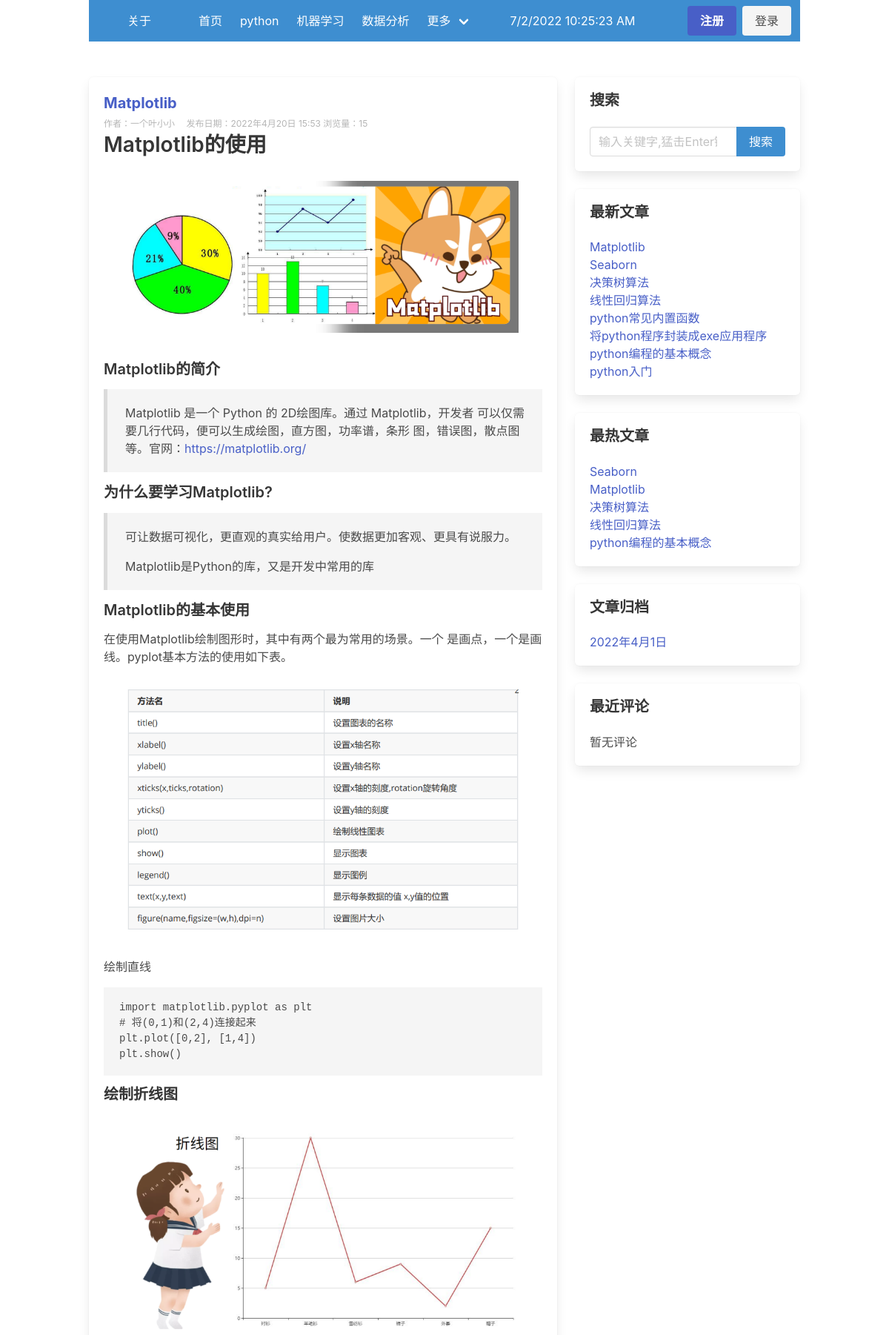
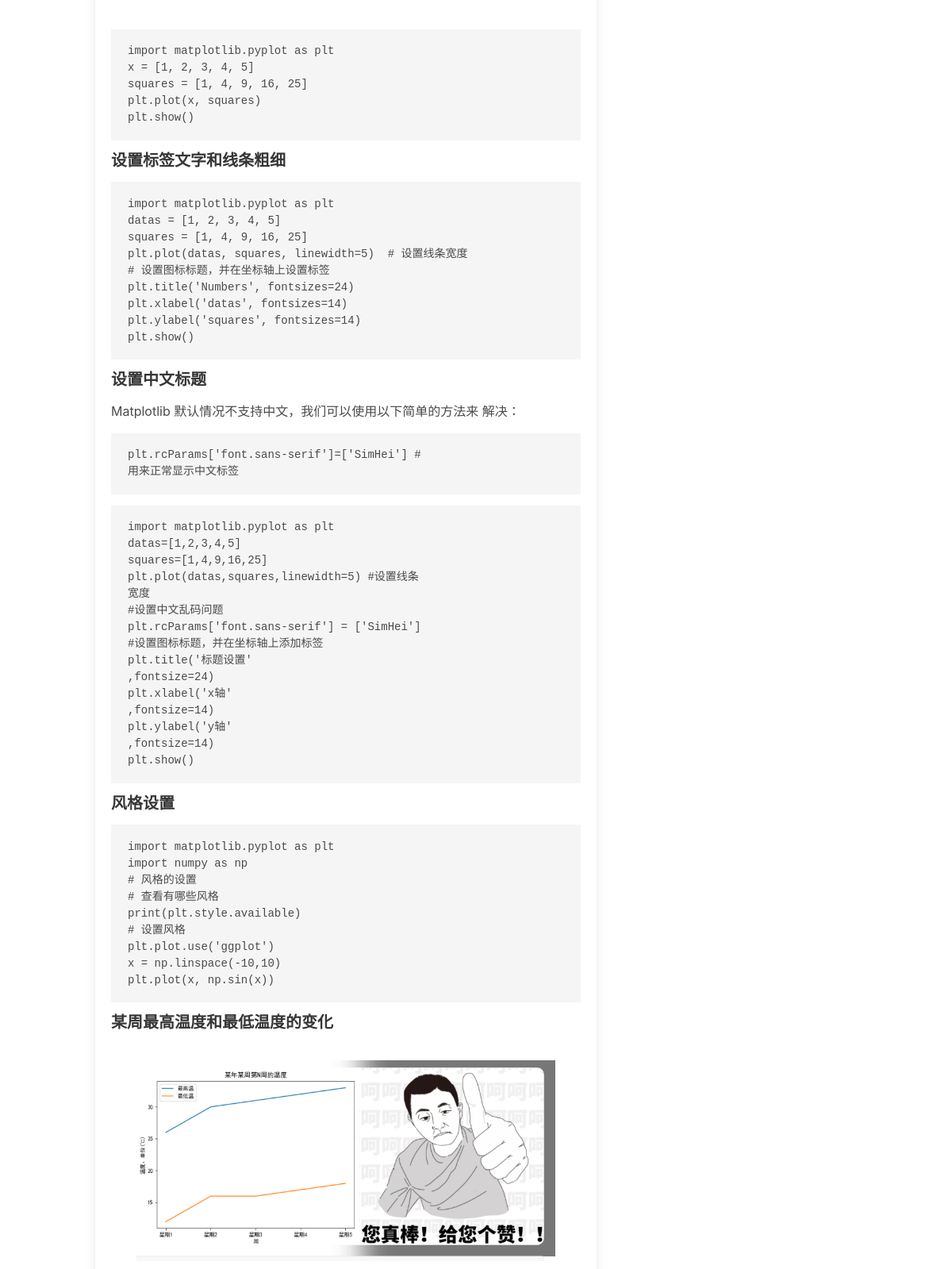
Screenshot of /post/11/ (upper part) with the database file from the repository (2 pictures, top to bottom).
### blog/models.py (models this page shows, shortened)
class Category(models.Model):
    name = models.CharField(max_length=32, verbose_name="分类名称")
    desc = models.TextField(max_length=200, blank=True, default='', verbose_name="分类描述")
    add_date = models.DateTimeField(auto_now_add=True, verbose_name="添加时间")
    pub_date = models.DateTimeField(auto_now=True, verbose_name="修改时间")
    class Meta:
        verbose_name = "博客分类"
        verbose_name_plural = verbose_name

class Post(models.Model):
    title = models.CharField(max_length=61, verbose_name="文章标题")
    desc = models.TextField(max_length=200, blank=True, default='', verbose_name="文章描述")
    category = models.ForeignKey(Category, on_delete=models.CASCADE, verbose_name="分类")
    content = models.TextField(verbose_name="文章详情")
    tags = models.ForeignKey(Tag, blank=True, null=True, on_delete=models.CASCADE, verbose_name="文章标签")
    is_hot = models.BooleanField(default=False, verbose_name="是否热门")   # 手动热门推荐
    pv = models.IntegerField(default=0,verbose_name="浏览量")  # 浏览量热门推荐
    owner = models.ForeignKey(User, on_delete=models.CASCADE, verbose_name="作者")
    add_date = models.DateTimeField(auto_now_add=True, verbose_name="添加时间")
    pub_date = models.DateTimeField(auto_now=True, verbose_name="修改时间")
    class Meta:
        verbose_name = "文章"
        verbose_name_plural = verbose_name
        ordering = ('-add_date',)

class SideBar(models.Model):
    STATUS = (
        (1, '隐藏'),
        (2, '展示')
    )
    DISPLAY_TYPE = (
        (1, '搜索'),
        (2, '最新文章'),
        (3, '最热文章'),
        (4, '最近评论'),
        (5, '文章归档'),
        (6, 'HTML')
    )
    title = models.CharField(max_length=50, verbose_name="模块名称")   # 模块的名称
    display_type = models.PositiveIntegerField(default=1, choices=DISPLAY_TYPE, verbose_name="展示类型")  # 侧边栏/搜索框/最新文章/热门文章/HTML自定义等
    content = models.CharField(max_length=500, blank=True, default='', verbose_name="内容",
                               help_text="如果设置的不是HTML类型，可为空")   # 这个字段专门给HTML用，其他类型可为空
    sort = models.PositiveIntegerField(default=1,  verbose_name="排序", help_text='序号越大越靠前')
    status = models.PositiveIntegerField(default=2, choices=STATUS, verbose_name="状态")   # 隐藏显示状态
    add_date = models.DateTimeField(auto_now_add=True, verbose_name="创建时间")  # 创建时间
    class Meta:
        verbose_name = "侧边栏"
        verbose_name_plural = verbose_name
        ordering = ['-sort']
    @classmethod   # 类方法装饰器， 变成这个类的方法可以调用
    def get_sidebar(cls):
        return cls.objects.filter(status=2)  # 查询到所有允许展示的模块
    @property   # 成为一个类属性 ，调用的时候不需要加（）， 是只读的用户没办法修改
    def get_content(self):
        if self.display_type == 1:  # 搜索框
            context = {
            }
            return render_to_string('blog/sidebar/search.html', context=context)
        elif self.display_type == 2:  # 最新文章
            context = {
            }
            return render_to_string('blog/sidebar/new_post.html', context=context)
        elif self.display_type == 3:  # 最热文章
            context = {
            }
            return render_to_string('blog/sidebar/hot_post.html', context=context)
        elif self.display_type == 4:  # 最近评论
            context = {
            }
            return render_to_string('blog/sidebar/comment.html', context=context)
        elif self.display_type == 5:   # 文章归档
            context = {
            }
            return render_to_string('blog/sidebar/archives.html', context=context)
        elif self.display_type == 6:   # 自定义侧边栏
            return self.content   # 在侧边栏直接渲染这里的HTML，模板中必须使用safe过滤器去渲染HTML

### blog/views.py (the view)
# urls.py: path('post/<int:post_id>/', views.post_detail, name='post_detail'),
def post_detail(request, post_id):
    post = get_object_or_404(Post, id=post_id)
    prev_post = Post.objects.filter(id__gt=post_id).last()  # 上一篇
    next_post = Post.objects.filter(id__lt=post_id).first() # 下一篇
    Post.objects.filter(id=post_id).update(pv = F('pv') + 1)   # 这个功能有漏洞，仅做思路
    context = {'post': post, 'prev_post':  prev_post, 'next_post': next_post}
    return render(request, 'blog/detail.html', context)

### blog/templatetags/category.py (called while the page is built)
@register.simple_tag
def get_category_list():
    return Category.objects.all()

@register.simple_tag
def get_sidebar_list():
    return SideBar.get_sidebar()

@register.simple_tag
def get_new_post():
    return Post.objects.order_by('-pub_date')[:8]

@register.simple_tag
def get_hot_post():
    return Post.objects.filter(is_hot=True)[:8]

@register.simple_tag
def get_hot_pv_post():
    return Post.objects.order_by('-pv')[:8]

@register.simple_tag
def get_archives():
    return Post.objects.dates('add_date', 'month', order='DESC')[:8]

### blog/templates/blog/detail.html (shortened to what this page needs)
{% extends 'blog/base.html' %}
{% block section %}
<div class="box">
    <h1 class="is-size-5 has-text-weight-bold">
        <a> {{ post.title }}</a>
    </h1>
    <div class=" is-size-7 has-text-grey-light pt-1 pb-1">
        <span class="mr-3">作者：{{ post.owner }}</span> <span>发布日期：{{ post.add_date }}</span> <span>浏览量：{{ post.pv }}</span>
    </div>
    <div class="content">
        {{ post.content|safe }}
    </div>
</div>
{% endblock %}

### blog/templates/blog/base.html (shortened to what this page needs)
<!DOCTYPE html>
{% load static category %}
<html lang="en">
<head>
  <link rel="stylesheet" href="https://cdn.jsdelivr.net/npm/bulma@0.9.3/css/bulma.min.css">
</head>
<body>
  <nav class="navbar is-info container" role="navigation" aria-label="main navigation">
    <div class="navbar-brand">
      <a class="navbar-item" href="{% url 'blog:author' %}" target="_blank">
        <span style="width: 112px; height: 28px; padding-left: 40px; padding-top: 2px;">
          关于
        </span>
      </a>
    </div>
    <div id="navbarBasicExample" class="navbar-menu">
      <div class="navbar-start">
        {% block navbar-start %}
        <a class="navbar-item" href="/">
          首页
        </a>
        {% get_category_list as category_list %}
        {% for category in category_list %}
        <a class="navbar-item" href="{% url 'blog:category_list' category.id %}">
          {{ category.name }}
        </a>
        {% endfor %}
        <div class="navbar-item has-dropdown is-hoverable">
              <a class="navbar-link">
                更多
              </a>
            </div>
        <div class="navbar-item has-dropdown is-hoverable">
          <span id="time" style="padding-top: 16px; margin-left: 40px;"></span>
        </div>
        {% endblock %}
      </div>
      <div class="navbar-end">
        {% block navbar-end %}
        <div class="navbar-item">
          {% if user.is_authenticated %}
          <div class="buttons">
	          <a class="button is-link" href="{% url 'users:user_profile' %}" target="_blank">
		          <strong> {{ request.user.username }}</strong>
	          </a>
	          <a href="{% url 'users:logout_view' %}" class="button is-link">退出</a>
          </div>
          {% else %}
          <div class="buttons">
            <a class="button is-link" href="{% url 'users:register' %}" target="_blank">
              <strong>注册</strong>
            </a>
            <a class="button is-light" href="{% url 'users:login' %}" target="_blank">
              登录
            </a>
          </div>
          {% endif %}
        </div>
        {% endblock %}
      </div>
    </div>
  </nav>
  <section class="section">
    <div class="container">
      <div class="columns">
        <div class="column is-8">
          {% block section %}{% endblock %}
        </div>
        <div class="column is-4">
          {% block right %}
          {% get_sidebar_list as sidebar_list %}
          {% for sidebar in sidebar_list %}
              <div class="box">
                  <h1 class=" is-size-5 title">{{ sidebar.title }}</h1>
                  <p>{{ sidebar.get_content|safe }}</p>
              </div>
          {% endfor %}
          {% endblock %}
        </div>
      </div>
    </div>
  </section>
</body>
</html>

### blog/templates/blog/sidebar/search.html (shortened to what this page needs)
<form action="{% url 'blog:search' %}" method="get">
    <div class="field has-addons">
        <div class="control is-expanded">
            <input type="search" class="input" name="keyword" placeholder="输入关键字,猛击Enter键!" value="{{ keyword }}">
        </div>
        <div class="control">
          <input  class="button is-info" type="submit" value="搜索">
        </div>
      </div>
</form>

### blog/templates/blog/sidebar/new_post.html
{% load category %}
{% get_new_post as post_list %}
{% for post in post_list %}
    <ul>
        <li><a href="{% url 'blog:post_detail' post.id %}">{{ post.title }}</a></li>
    </ul>
{% endfor %}

### blog/templates/blog/sidebar/hot_post.html (shortened to what this page needs)
{% load category %}
{% get_hot_post as post_list %}
{% for post in post_list %}
    <ul>
        <li><a href="{% url 'blog:post_detail' post.id %}">{{ post.title }}</a></li>
    </ul>
{% endfor %}
<!-- {% load category %}
{% get_hot_pv_post as post_list %}

### blog/templates/blog/sidebar/archives.html
{% load category %}
{% get_archives as archives_list %}
{% for archive in archives_list %}
<ul>
    <li><a href="{% url 'blog:archives' archive.year archive.month %}">{{ archive }}</a> </li>
</ul>
{% endfor %}

### blog/templates/blog/sidebar/comment.html
暂无评论

### rows the page displays
Category: name "python"
Category: name "机器学习"
Category: name "数据分析"
Post: title "Matplotlib", owner "一个叶小小", add_date "2022年4月20日 15:53", pv "15", content "Matplotlib的使用 Matplotlib的简介 Matplotlib 是一个 Python 的 2D绘图库。通过 Matplotlib，开发者 可以仅需要几行代码，便可以生成绘图，直方图，功率谱，条形 图，错误图，散点图等。官网： https://matplotlib.org/ 为什么要学习Matplotlib? 可让数据可视化，更直观的真实给用户。使数据更加客观、更具有说服力。 Matplotlib是Python的库，又是开发中常用的库 Matplotlib的基本使用 在使用Matplotlib绘制图形时，其中有两个最为常用的场景。一个 是画点，一个是画线。pyplot基本方法的使用如下表。 绘制直线 import matplotlib.pyplot as plt # 将(0,1)和(2,4)连接起来 plt.plot([0,2], [1,4]) plt.show() 绘制折线图 import matplotlib.pyplot as plt x = [1, 2, 3, 4, 5] squares = [1, 4, 9, 16, 25] plt.plot(x, squares) plt.show() 设置标签文字和线条粗细 import matplotlib.pyplot as plt datas = [1, 2, 3, 4, 5] squares = [1, 4, 9, 16, 25] plt.plot(datas, squares, linewidth=5) # 设置线条宽度 # 设置图标标题，并在坐标轴上设置标签 plt.title('Numbers',…", content (picture)
SideBar: title "搜索"
SideBar: title "最新文章"
Post: title "Seaborn"
Post: title "决策树算法"
Post: title "线性回归算法"
Post: title "python常见内置函数"
Post: title "将python程序封装成exe应用程序"
Post: title "python编程的基本概念"
Post: title "python入门"
SideBar: title "最热文章"
SideBar: title "文章归档", archives_list "2022年4月1日"
SideBar: title "最近评论"
